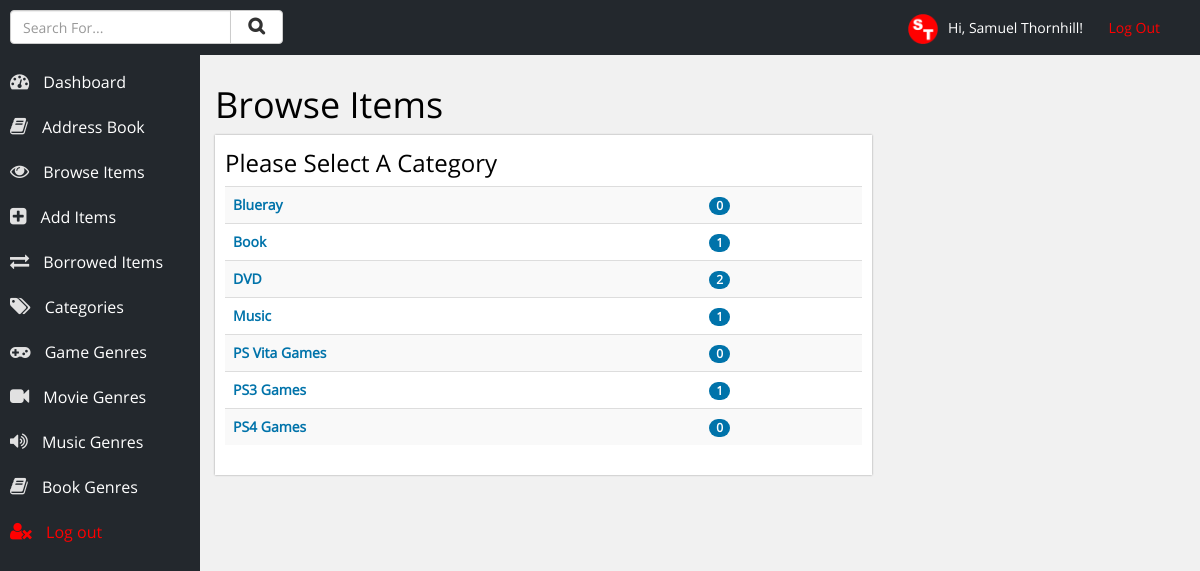
The app's page /choose-category.php (signed in) with its own data.
### tables this page shows
CREATE TABLE IF NOT EXISTS `users` (
  `id` int(10) NOT NULL AUTO_INCREMENT,
  `username` varchar(20) NOT NULL,
  `name` varchar(50) NOT NULL,
  `password` varchar(12) NOT NULL,
  PRIMARY KEY (`id`)
);

CREATE TABLE IF NOT EXISTS `categories` (
  `id` int(11) NOT NULL AUTO_INCREMENT,
  `category` varchar(150) NOT NULL,
  PRIMARY KEY (`id`)
);

### inc/account-info.php (called while the page is built, shortened)
<?php
	$loggedIn = $_SESSION['username'];
	$result = mysqli_query($con, "SELECT * FROM users WHERE username = '$loggedIn'");
	while ($row = mysqli_fetch_array($result)) {
		$name = $row['name'];
	}
?>

### choose-category.php (the view, shortened to what this page needs)
<?php
	include ('inc/db_con.php');
	include ('inc/account-info.php');
	include ('inc/head.php');
?>
	<div class="row content-area">
		<h1>Browse Items</h1>
		<div class="col-xs-8 section">
			<h3>Please Select A Category</h3>
			<table class="table table-categories table-striped">
				<?php
					$categoryButtons = mysqli_query($con, "SELECT * FROM categories ORDER BY category");
					while ($row = mysqli_fetch_array($categoryButtons)) {
						$idNum = $row['id'];
						echo '<tr class="list" onclick="location.href=\'items.php?category=' . $row['id'] . '\'">';
							echo '<td>' . $row['category'] . '</td>';
							$getItems = mysqli_query($con, "SELECT * FROM items WHERE item_category='$idNum'");
							$numberOfItems = mysqli_num_rows($getItems);
							echo '<td><span class="badge">' . $numberOfItems . '</span></td>';
						echo '</tr>';
					}
				?>
			</table>
		</div>
	</div>
<?php include ('inc/footer.php'); ?>

### inc/head.php (shortened to what this page needs)
<!DOCTYPE html>
<html lang="en">
<head>
	<link rel="stylesheet" href="css/bootstrap.min.css" />
	<link rel="stylesheet" href="css/main.css" />
	<link rel="stylesheet" href="css/font-awesome.min.css" />
</head>
<body>
<div class="container-fluid">
	<header>
		<p class="log-out"><img style="max-height:30px; margin-right:10px;" src="images/logo.png" alt="Samuel Thornhill" />Hi, <?php echo $name; ?>! &nbsp; &nbsp; &nbsp; <a href="handlers/log-out.php">Log Out</a></p>
		<div class="row">
			<div class="col-xs-3">
				<p style="">
					<form action="search-results.php" method="POST">
						<div class="input-group">
							<input type="text" class="form-control" name="term" placeholder="Search For..." />
							<span class="input-group-btn">
								<button class="btn btn-default" style="margin-top:-20px;" type="submit" name="submit"><i class="fa fa-search" style="font-weight:bold; padding-left:5px; padding-right:5px; font-size:125%;"></i></button>
							</span>
						</div>
					</form>
				</p>
			</div>
		</div>
	</header>
	<div class="navigation">
		<ul>
			<li><a href="index.php"><i class="fa fa-tachometer"></i> Dashboard</a></li>
			<li><a href="contacts.php"><i class="fa fa-book"></i> Address Book</a></li>
			<li><a href="choose-category.php"><i class="fa fa-eye"></i> Browse Items</a></li>
			<li><a href="add-item.php"><i class="fa fa-plus-square"></i> Add Items</a></li>
			<li><a href="borrowed.php"><i class="fa fa-exchange"></i> Borrowed Items</a></li>
			<li><a href="categories.php"><i class="fa fa-tags"></i> Categories</a></li>
			<li><a href="genre.php?genre=Game"><i class="fa fa-gamepad"></i> Game Genres</a></li>
			<li><a href="genre.php?genre=Movie"><i class="fa fa-video-camera"></i> Movie Genres</a></li>
			<li><a href="genre.php?genre=Music"><i class="fa fa-volume-up"></i> Music Genres</a></li>
			<li><a href="genre.php?genre=Book"><i class="fa fa-book"></i> Book Genres</a></li>
			<li><a style="color:red;" href="handlers/log-out.php"><i style="color:red;" class="fa fa-user-times"></i> Log out</a></li>
		</ul>
	</div>

### css/main.css (style rules this page uses)
body { font-size: 14px; font-family: open-sans; background-color: #f1f1f1; color: black; }
header { width: 100%; background-color: #23282D; height: 55px; line-height: 55px; position: fixed; top: 0px; left: 0px; color: white; z-index: 99; padding-left: 10px; padding-right: 10px; }
header .log-out { float: right; margin-right: 30px; }
header .log-out a { text-decoration: none; color: red; }
.navigation { background-color: #23282D; width: 200px; height: 100%; float: left; position: fixed; top: 0px; left: 0px; padding-top: 40px; color: white; font-size: 16px; }
.navigation ul { list-style-type: none; margin: 0px; padding: 0px; margin-top: 20px; }
.navigation ul li { margin: 0px; padding: 0px; }
.navigation ul li a { color: white; text-decoration: none; height: 45px; line-height: 45px; display: block; padding-left: 10px; }
.navigation ul li a .fa { padding-right: 10px; font-size: 120%; color: #e1e1e1; }
.content-area { margin-left: 200px; padding-top: 65px; margin-bottom: 50px; }
.section { background-color: white; box-shadow: 0px 0px 2px #999; padding: 10px; }
.section h1, .section h2, .section h3, .section h4, .section h5, .section h6 { margin-top: 5px; }
.badge { background-color: #0073AA; }
.table-categories tr.list { color: #0073AA; font-weight: bold; }

### records on screen
users: name "Samuel Thornhill"
categories: category "Blueray", numberOfItems "0"
categories: category "Book", numberOfItems "1"
categories: category "DVD", numberOfItems "2"
categories: category "Music", numberOfItems "1"
categories: category "PS Vita Games", numberOfItems "0"
categories: category "PS3 Games", numberOfItems "1"
categories: category "PS4 Games", numberOfItems "0"
